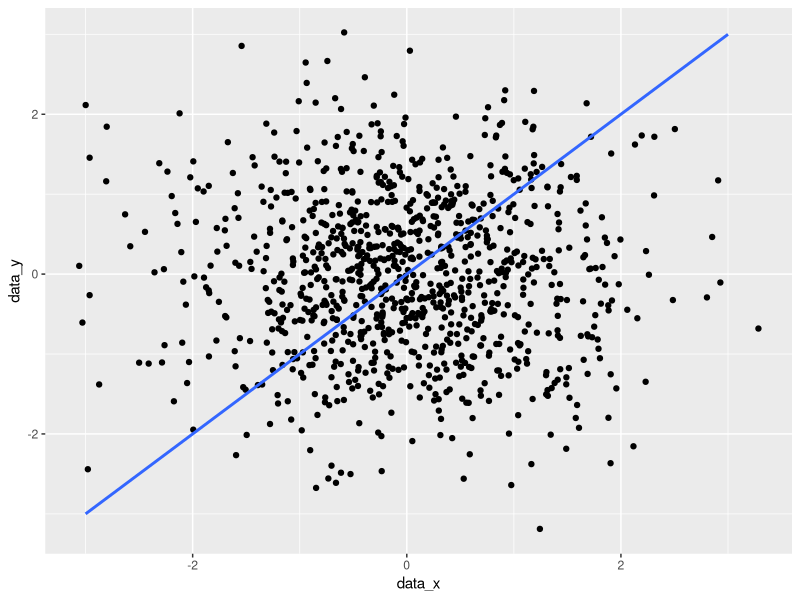

Generate this figure with R:
#### find and plot the best linear fit ####
rm(list = ls());

library(ggplot2)
library(tidyverse)

data_x <-rnorm(1001);
data_y <- rnorm(1001);

x <- seq(-3,3,.001*6);
y <- seq(-3,3,.001*6);

ta_da <- tibble(data_x, data_y)
ta_da %>% ggplot(aes(x = data_x, y = data_y)) + geom_point() + stat_smooth(aes(x = x, y = y),method = "glm", family = "binomial")

